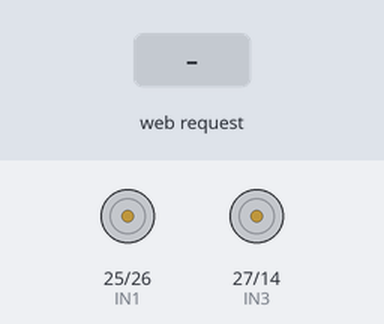
Simulated run of this sketch. Board: ESP32. Parts: motor-driver pin pairs drawn as motors (green arrow = first pin HIGH = forward, orange = second pin HIGH = backward, longer = more drive). The test bench sets the inputs (shaded band). WiFi joins after 1.5 s; servers stay silent unless stated; a WiFi scan finds three made-up networks; what the sketch prints to the serial monitor is not drawn.

Above: at 5.9 s.
6.0 s: HTTP request GET /control?left=1&right=1 received
At 6.4 s:
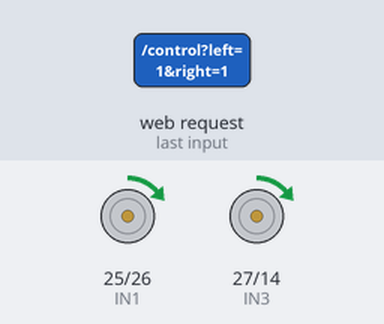
8.0 s: HTTP request GET /control?left=120&right=120 received
At 8.4 s:
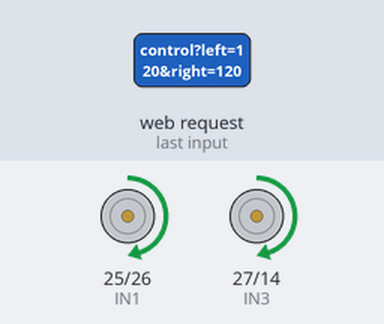
Timing chart, 0 to 11.0 s (numbered marks = the images above; inputs shaded):
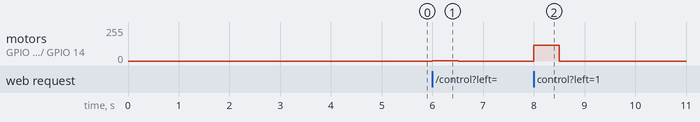

The sketch:

esp32_motor.ino
```cpp
#include <WiFi.h>
#include <WebServer.h>
#include <WiFiUdp.h>
#include "soc/soc.h"
#include "soc/rtc_cntl_reg.h"

// ==========================================
// WiFi Credentials (same as your network)
// ==========================================
const char* ssid = "Redmi 10A";
const char* password = "BBBBKKKK";

WebServer server(80);
WiFiUDP Udp;
unsigned int localUdpPort = 4210;
char packetBuffer[255];

// =======================================================
// Pinout Configuration for ESP32-DevKitC (38-pin / 30-pin)
// Using standard safe GPIOs (no strapping pins used)
// =======================================================
// L298N Motor Driver Pins (ENA and ENB jumpers kept connected to 5V)
// Direct PWM is applied to IN1-IN4
#define IN1 25  // Left Motor Forward  (PWM)
#define IN2 26  // Left Motor Backward (PWM)
#define IN3 27  // Right Motor Forward  (PWM)
#define IN4 14  // Right Motor Backward (PWM)

// Dual IR Sensor Pins (Active-LOW digital sensors)
#define IR_LEFT  32 // Left IR Sensor (FC-51)
#define IR_RIGHT 33 // Right IR Sensor (FC-51)

// =======================================================
// PWM Configuration for ESP32
// Modern ESP32 Core (v3.x / v2.x) supports ledcAttach
// =======================================================
#define PWM_FREQ 1000    // 1 kHz PWM frequency for DC motors
#define PWM_RES  8       // 8-bit resolution (0 - 255)

unsigned long lastCmdTime = 0;
const unsigned long WATCHDOG_TIMEOUT = 500; // ms

int targetLeftSpeed = 0;
int targetRightSpeed = 0;

void setupMotors() {
  pinMode(IN1, OUTPUT);
  pinMode(IN2, OUTPUT);
  pinMode(IN3, OUTPUT);
  pinMode(IN4, OUTPUT);

  // Initialize motor pins to LOW
  ledcAttach(IN1, PWM_FREQ, PWM_RES);
  ledcAttach(IN2, PWM_FREQ, PWM_RES);
  ledcAttach(IN3, PWM_FREQ, PWM_RES);
  ledcAttach(IN4, PWM_FREQ, PWM_RES);

  setTargetMotors(0, 0);
}

void setTargetMotors(int leftSpeed, int rightSpeed) {
  targetLeftSpeed = constrain(leftSpeed, -255, 255);
  targetRightSpeed = constrain(rightSpeed, -255, 255);
}

void updateMotors() {
  int lSpeed = targetLeftSpeed;
  int rSpeed = targetRightSpeed;

  // Left Motor (Direct PWM with ENA jumpered to 5V)
  if (lSpeed > 0) {
    ledcWrite(IN1, lSpeed);
    ledcWrite(IN2, 0);
  } else if (lSpeed < 0) {
    ledcWrite(IN1, 0);
    ledcWrite(IN2, -lSpeed);
  } else {
    ledcWrite(IN1, 0);
    ledcWrite(IN2, 0);
  }

  // Right Motor (Direct PWM with ENB jumpered to 5V)
  if (rSpeed > 0) {
    ledcWrite(IN3, rSpeed);
    ledcWrite(IN4, 0);
  } else if (rSpeed < 0) {
    ledcWrite(IN3, 0);
    ledcWrite(IN4, -rSpeed);
  } else {
    ledcWrite(IN3, 0);
    ledcWrite(IN4, 0);
  }
}

// HTTP API: /control?left=X&right=Y
void handleControl() {
  if (server.hasArg("left") && server.hasArg("right")) {
    int left = server.arg("left").toInt();
    int right = server.arg("right").toInt();
    setTargetMotors(left, right);
    lastCmdTime = millis();
    server.send(200, "text/plain", "OK");
  } else {
    server.send(400, "text/plain", "Missing left or right parameter");
  }
}

// HTTP API: /status (Reports rover status; IR sensors disabled)
void handleStatus() {
  // IR sensors disabled/commented out for now (prevents floating pin false triggers)
  // int irLeft = digitalRead(IR_LEFT);
  // int irRight = digitalRead(IR_RIGHT);
  // bool leftBlocked = (irLeft == LOW);
  // bool rightBlocked = (irRight == LOW);

  String json = "{";
  json += "\"left_blocked\":false,";
  json += "\"right_blocked\":false,";
  json += "\"left_speed\":" + String(targetLeftSpeed) + ",";
  json += "\"right_speed\":" + String(targetRightSpeed);
  json += "}";

  server.send(200, "application/json", json);
}

// UDP Packet handler
void handleUdp() {
  int packetSize = Udp.parsePacket();
  if (packetSize) {
    int len = Udp.read(packetBuffer, 255);
    if (len > 0) {
      packetBuffer[len] = '\0';
      char cmd = packetBuffer[0];
      lastCmdTime = millis();

      switch (cmd) {
        case 'F': setTargetMotors(200, 200); break;
        case 'B': setTargetMotors(-200, -200); break;
        case 'L': setTargetMotors(-180, 180); break;
        case 'R': setTargetMotors(180, -180); break;
        case 'S': setTargetMotors(0, 0); break;
      }
    }
  }
}

void setup() {
  // Disable brownout detector to prevent reboot loops during high-power WiFi bursts
  WRITE_PERI_REG(RTC_CNTL_BROWN_OUT_REG, 0);

  Serial.begin(115200);
  delay(1000);
  Serial.println("\n\n========================================================");
  Serial.println("  ESP32 Rover Motor & Dual IR Controller");
  Serial.println("========================================================");

  setupMotors();
  // pinMode(IR_LEFT, INPUT);   // Disabled for now
  // pinMode(IR_RIGHT, INPUT);  // Disabled for now

  // 1. Reset and configure WiFi
  WiFi.persistent(false);
  WiFi.disconnect(true);
  delay(200);
  WiFi.mode(WIFI_STA);
  WiFi.setSleep(false); // Disable WiFi sleep to prevent connection drops

  // 2. Scan available networks to check if Redmi 10A is visible
  Serial.println("\n[WiFi] Scanning nearby networks...");
  int n = WiFi.scanNetworks();
  bool foundHotspot = false;
  if (n == 0) {
    Serial.println("[WiFi] No networks found! Check if ESP32 antenna is OK.");
  } else {
    Serial.printf("[WiFi] Found %d networks:\n", n);
    for (int i = 0; i < n; ++i) {
      Serial.printf("  %2d: %-20s (%d dBm, Ch %d) %s\n",
                    i + 1,
                    WiFi.SSID(i).c_str(),
                    WiFi.RSSI(i),
                    WiFi.channel(i),
                    (WiFi.encryptionType(i) == WIFI_AUTH_OPEN) ? "Open" : "Encrypted");
      if (WiFi.SSID(i) == ssid) {
        foundHotspot = true;
      }
    }
  }

  if (foundHotspot) {
    Serial.printf("\n[WiFi] Target SSID '%s' FOUND in scan! Attempting connection...\n", ssid);
  } else {
    Serial.printf("\n[WiFi] WARNING: Target SSID '%s' NOT seen in scan! Check hotspot name or 2.4GHz band.\n", ssid);
  }

  // 3. Initiate Connection
  Serial.printf("[WiFi] Connecting to '%s' with password '%s'...\n", ssid, password);
  WiFi.begin(ssid, password);

  int attempts = 0;
  while (WiFi.status() != WL_CONNECTED && attempts < 40) {
    delay(500);
    Serial.print(".");
    attempts++;
    if (attempts % 10 == 0) {
      Serial.printf(" [Status code: %d]\n", WiFi.status());
    }
  }

  if (WiFi.status() == WL_CONNECTED) {
    Serial.println("\n[WiFi] CONNECTED SUCCESSFULLY!");
    Serial.print("[WiFi] IP Address: ");
    Serial.println(WiFi.localIP());
    Serial.print("[WiFi] Gateway: ");
    Serial.println(WiFi.gatewayIP());
    Serial.print("[WiFi] RSSI: ");
    Serial.printf("%d dBm\n", WiFi.RSSI());
  } else {
    Serial.printf("\n[WiFi] FAILED to connect after %d attempts! Final status code: %d\n", attempts, WiFi.status());
    Serial.println("Status reference: 1=NO_SSID_AVAIL, 4=CONNECT_FAILED, 5=CONNECTION_LOST, 6=DISCONNECTED");
    Serial.println("Retrying in background loop...\n");
  }

  server.on("/control", HTTP_GET, handleControl);
  server.on("/status", HTTP_GET, handleStatus);
  server.begin();

  Udp.begin(localUdpPort);
  Serial.printf("UDP listener started on port %d\n", localUdpPort);
}

void loop() {
  server.handleClient();
  handleUdp();
  updateMotors();

  // Auto-reconnect if WiFi drops
  if (WiFi.status() != WL_CONNECTED) {
    WiFi.reconnect();
  }

  // Watchdog - smooth stop if connection lost
  if (millis() - lastCmdTime > WATCHDOG_TIMEOUT && (targetLeftSpeed != 0 || targetRightSpeed != 0)) {
    setTargetMotors(0, 0);
  }

  delay(2);
}
```

Measured:
- after the input at 6.0 s, motor on GPIO 25 (IN1) / GPIO 26 (IN2), motor on GPIO 27 (IN3) / GPIO 14 (IN4): stopped → forward 1/255 at once, → stopped 0.50 s later
- after the input at 8.0 s, motor on GPIO 25 (IN1) / GPIO 26 (IN2), motor on GPIO 27 (IN3) / GPIO 14 (IN4): stopped → forward 120/255 at once, → stopped 0.50 s later
